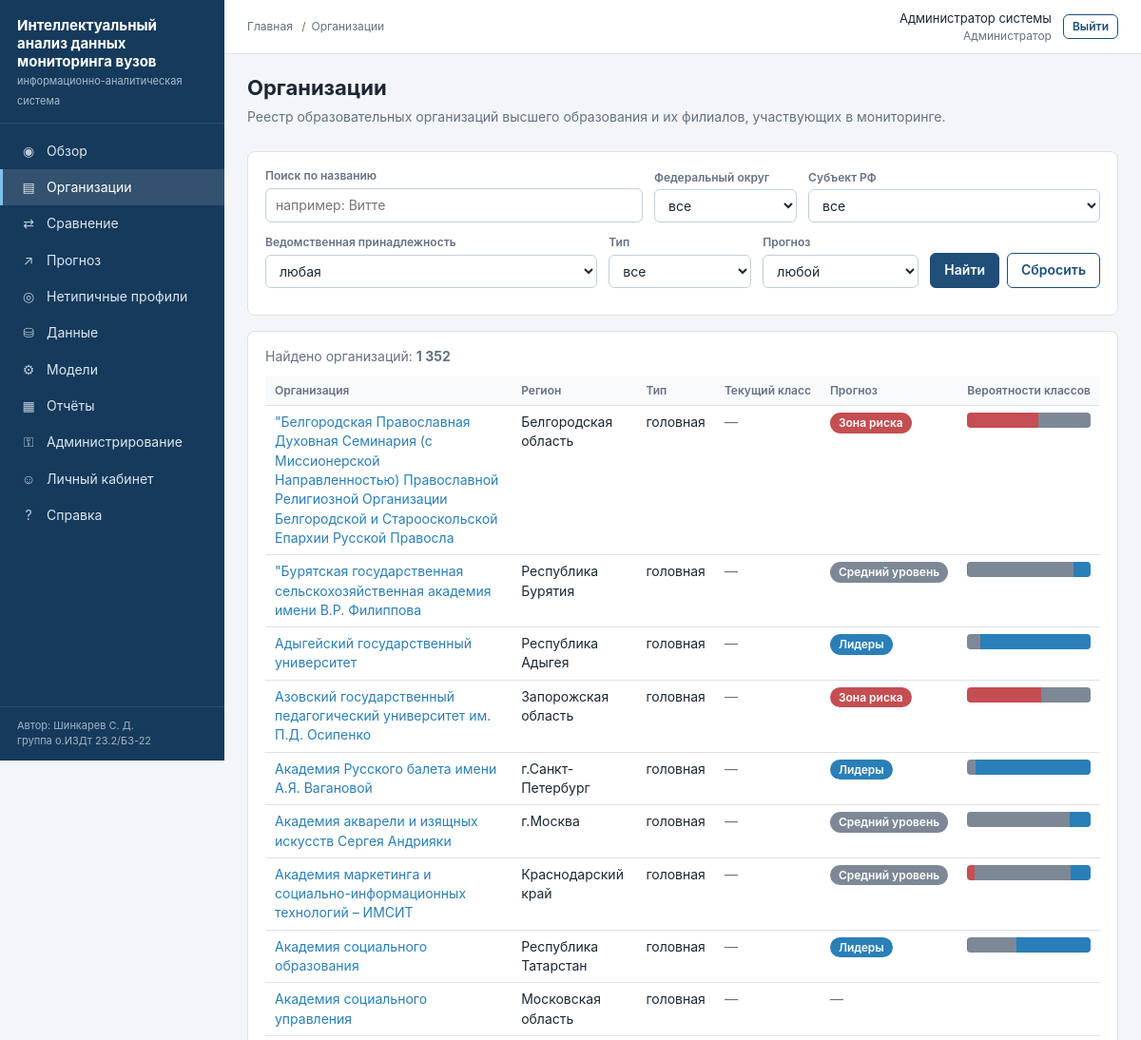
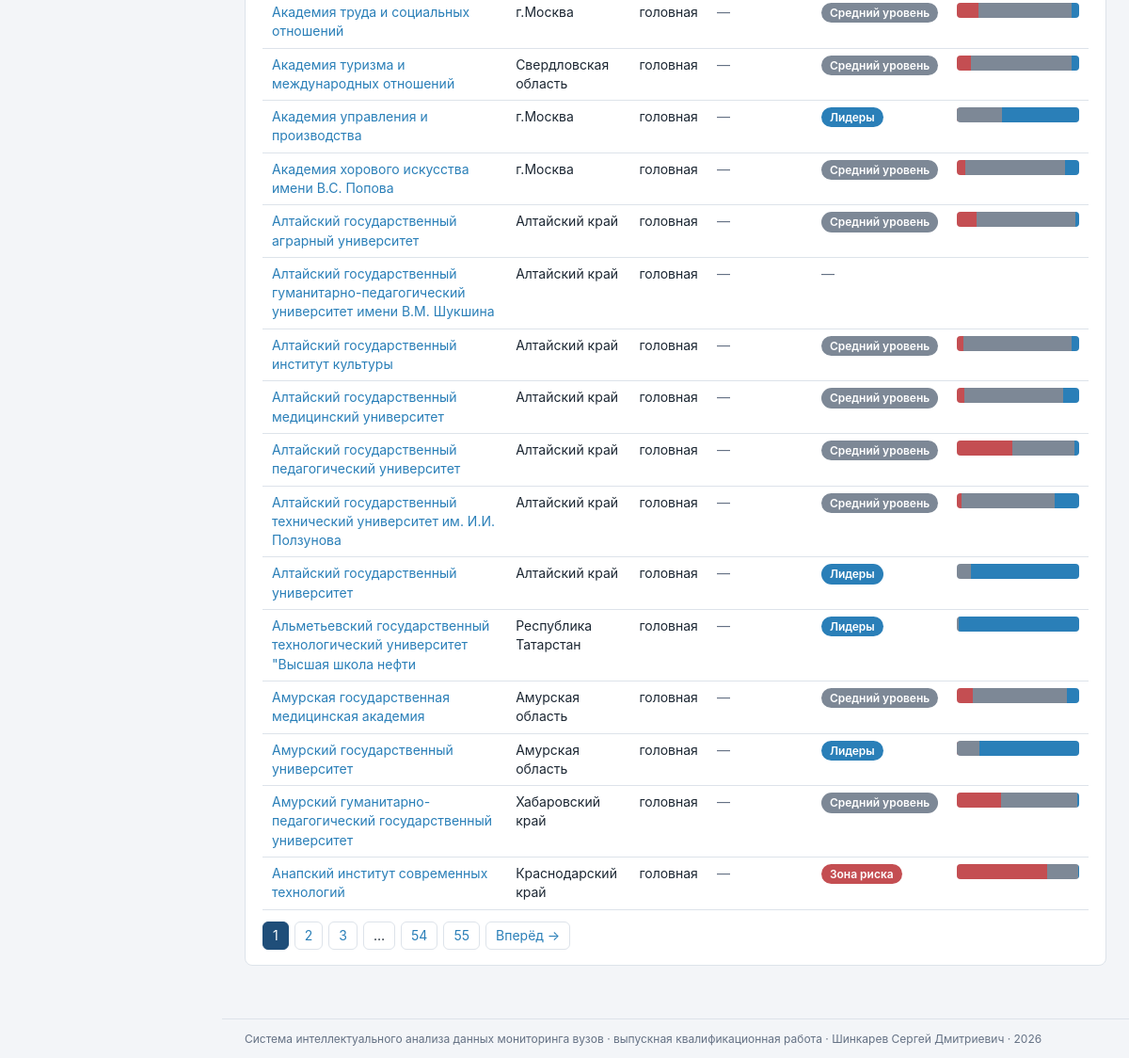
/universities (signed in), run on the app's committed database (2 pictures, top to bottom).
### vuzmon/db/models.py (models this page shows)
class Base(DeclarativeBase):
    """Общий базовый класс всех таблиц."""

class User(Base):
    __tablename__ = "users"
    id: Mapped[int] = mapped_column(Integer, primary_key=True)
    login: Mapped[str] = mapped_column(String(64), unique=True)
    password_hash: Mapped[str] = mapped_column(String(255))          # пароль хранится только в виде хеша
    full_name: Mapped[str] = mapped_column(String(128), default="")
    email: Mapped[str] = mapped_column(String(128), default="")
    position: Mapped[str] = mapped_column(String(128), default="")   # должность
    role_id: Mapped[int] = mapped_column(ForeignKey("roles.id"))
    is_active: Mapped[bool] = mapped_column(Boolean, default=True)
    created_at: Mapped[datetime] = mapped_column(DateTime, default=datetime.now)
    last_login_at: Mapped[datetime] = mapped_column(DateTime, nullable=True)
    role: Mapped[Role] = relationship(back_populates="users")

class Role(Base):
    __tablename__ = "roles"
    id: Mapped[int] = mapped_column(Integer, primary_key=True)
    code: Mapped[str] = mapped_column(String(32), unique=True)       # admin / analyst / viewer
    title: Mapped[str] = mapped_column(String(64))                   # название на русском
    description: Mapped[str] = mapped_column(String(255), default="")
    users: Mapped[list["User"]] = relationship(back_populates="role")

class University(Base):
    __tablename__ = "universities"
    id: Mapped[int] = mapped_column(Integer, primary_key=True)       # код организации на сайте мониторинга
    name: Mapped[str] = mapped_column(String(512), index=True)
    short_name: Mapped[str] = mapped_column(String(255), default="")
    search_name: Mapped[str] = mapped_column(String(800), default="")
    is_branch: Mapped[bool] = mapped_column(Boolean, default=False)
    head_id: Mapped[int] = mapped_column(Integer, nullable=True)      # головная организация (для филиалов)
    region_id: Mapped[int] = mapped_column(ForeignKey("regions.id"))
    founder_group_id: Mapped[int] = mapped_column(ForeignKey("founder_groups.id"), nullable=True)
    city: Mapped[str] = mapped_column(String(128), default="")
    address: Mapped[str] = mapped_column(String(512), default="")
    website: Mapped[str] = mapped_column(String(255), default="")
    specifics: Mapped[str] = mapped_column(String(255), default="")  # отраслевая специфика
    longitude: Mapped[float] = mapped_column(Float, nullable=True)
    latitude: Mapped[float] = mapped_column(Float, nullable=True)
    last_year: Mapped[int] = mapped_column(Integer, default=0)        # последний год участия в мониторинге
    region: Mapped[Region] = relationship(back_populates="universities")
    founder_group: Mapped[FounderGroup] = relationship(back_populates="universities")
    values: Mapped[list["IndicatorValue"]] = relationship(back_populates="university")
    notes: Mapped[list["AnalystNote"]] = relationship(back_populates="university")

class Region(Base):
    __tablename__ = "regions"
    id: Mapped[int] = mapped_column(Integer, primary_key=True)
    name: Mapped[str] = mapped_column(String(128))
    district_id: Mapped[int] = mapped_column(ForeignKey("federal_districts.id"))
    district: Mapped[FederalDistrict] = relationship(back_populates="regions")
    universities: Mapped[list["University"]] = relationship(back_populates="region")

### webapp/views_main.py (the view)
@bp.route("/universities")
@security.login_required
def universities():
    db = get_session()
    args = request.args
    query = select(University).join(Region, Region.id == University.region_id)
    search = args.get("q", "").strip()
    if search:
        query = query.where(queries.name_filter(search))
    if args.get("region", "").isdigit():
        query = query.where(University.region_id == int(args["region"]))
    if args.get("district", "").isdigit():
        query = query.where(Region.district_id == int(args["district"]))
    if args.get("founder", "").isdigit():
        query = query.where(University.founder_group_id == int(args["founder"]))
    if args.get("kind") in ("head", "branch"):
        query = query.where(University.is_branch.is_(args["kind"] == "branch"))
    predictions = queries.latest_predictions(db)
    predicted = args.get("predicted", "")
    if predicted in ("0", "1", "2"):
        ids = [inst_id for inst_id, item in predictions.items() if item["predicted_class"] == int(predicted)]
        query = query.where(University.id.in_(ids))
    total = db.scalar(select(func.count()).select_from(query.subquery()))
    size = _page_size(db)
    page = max(1, int(args.get("page", "1")) if args.get("page", "1").isdigit() else 1)
    pages = max(1, (total + size - 1) // size)
    page = min(page, pages)
    rows = db.scalars(query.order_by(University.is_branch, University.short_name)
                      .offset((page - 1) * size).limit(size)).all()
    prepared = _prepared_or_none(db)
    current = queries.current_classes(prepared) if prepared else {}
    filters = {key: value for key, value in args.items() if key != "page" and value}
    return render_template(
        "universities.html", crumbs=[("Организации", None)], rows=rows, total=total, page=page, pages=pages,
        filters=filters, predictions=predictions, current=current,
        regions=db.scalars(select(Region).order_by(Region.name)).all(),
        districts=db.scalars(select(FederalDistrict).order_by(FederalDistrict.name)).all(),
        founders=db.scalars(select(FounderGroup).order_by(FounderGroup.name)).all())

### vuzmon/db/session.py (called while the page is built)
def get_session_factory(url: str = None):
    global _session_factory
    if _session_factory is None or url is not None:
        _session_factory = scoped_session(sessionmaker(bind=get_engine(url), expire_on_commit=False))
    return _session_factory

def get_session():
    return get_session_factory()()

def get_setting(session, key: str, default: str = "") -> str:
    setting = session.get(Setting, key)
    return setting.value if setting is not None and setting.value != "" else default

### webapp/__init__.py (called while the page is built)
def active_menu(endpoint: str) -> str:
    endpoints = [item[0] for item in MENU]
    if endpoint in endpoints:
        return endpoint
    if endpoint in MENU_PARENTS:
        return MENU_PARENTS[endpoint]
    blueprint = endpoint.split(".")[0]
    return next((item for item in endpoints if item.split(".")[0] == blueprint), "")

def format_number(value, digits: int = 2) -> str:
    if value is None or value != value:   # None или NaN
        return "—"
    if isinstance(value, float) and not value.is_integer():
        text = f"{value:,.{digits}f}"
    else:
        text = f"{int(value):,}"
    return text.replace(",", " ").replace(".", ",")

### webapp/security.py (called while the page is built)
def current_user():
    if "user" not in g:
        user_id = session.get("user_id")
        user = get_session().get(User, user_id) if user_id else None
        g.user = user if user is not None and user.is_active else None
    return g.user

def login_required(view):
    @wraps(view)
    def wrapper(*args, **kwargs):
        if current_user() is None:
            flash("Для продолжения работы войдите в систему.", "warning")
            return redirect(url_for("auth.login", next=request.path))
        return view(*args, **kwargs)
    return wrapper

def csrf_token() -> str:
    if "_csrf" not in session:
        session["_csrf"] = secrets.token_hex(16)
    return session["_csrf"]

def check_csrf() -> None:
    if request.method in ("POST", "PUT", "DELETE"):
        sent = request.form.get("_csrf") or request.headers.get("X-CSRF-Token", "")
        if not sent or not secrets.compare_digest(sent, session.get("_csrf", "")):
            abort(400, description="Форма устарела. Обновите страницу и повторите действие.")

### webapp/services/store.py (called while the page is built)
def resolve(location: str) -> Path:
    path = Path(location)
    return path if path.is_absolute() else config.BASE_DIR / path

def dataset_is_complete(location: str) -> bool:
    directory = resolve(location)
    return all((directory / name).exists() for name in DATASET_FILES.values())

### webapp/templates/universities.html (shortened to what this page needs)
{% extends "base.html" %}
{% from "_macros.html" import class_badge, proba_bar, pager with context %}
{% block content %}
<div class="page-head">
  <div>
    <h1>Организации</h1>
    <p class="lead">Реестр образовательных организаций высшего образования и их филиалов, участвующих в мониторинге.</p>
  </div>
</div>
<div class="card">
  <form method="get">
    <div class="form-row">
      <div class="field wide"><label for="q">Поиск по названию</label>
        <input type="search" id="q" name="q" value="{{ filters.get('q', '') }}" placeholder="например: Витте"></div>
      <div class="field"><label for="district">Федеральный округ</label>
        <select id="district" name="district"><option value="">все</option>
          {% for row in districts %}<option value="{{ row.id }}" {{ 'selected' if filters.get('district') == row.id|string }}>{{ row.name }}</option>{% endfor %}</select></div>
      <div class="field"><label for="region">Субъект РФ</label>
        <select id="region" name="region"><option value="">все</option>
          {% for row in regions %}<option value="{{ row.id }}" {{ 'selected' if filters.get('region') == row.id|string }}>{{ row.name }}</option>{% endfor %}</select></div>
    </div>
    <div class="form-row">
      <div class="field wide"><label for="founder">Ведомственная принадлежность</label>
        <select id="founder" name="founder"><option value="">любая</option>
          {% for row in founders %}<option value="{{ row.id }}" {{ 'selected' if filters.get('founder') == row.id|string }}>{{ row.name }}</option>{% endfor %}</select></div>
      <div class="field"><label for="kind">Тип</label>
        <select id="kind" name="kind"><option value="">все</option>
          <option value="branch" {{ 'selected' if filters.get('kind') == 'branch' }}>филиалы</option></select></div>
      <div class="field"><label for="predicted">Прогноз</label>
        <select id="predicted" name="predicted"><option value="">любой</option>
          {% for name in class_names %}<option value="{{ loop.index0 }}" {{ 'selected' if filters.get('predicted') == loop.index0|string }}>{{ name }}</option>{% endfor %}</select></div>
      <div class="actions"><button class="btn" type="submit">Найти</button>
        <a class="btn secondary" href="{{ url_for('main.universities') }}">Сбросить</a></div>
    </div>
  </form>
</div>
<div class="card">
  <p class="muted">Найдено организаций: <b>{{ total|num }}</b></p>
  <div class="table-wrap"><table class="data">
    <tr><th>Организация</th><th>Регион</th><th>Тип</th><th>Текущий класс</th><th>Прогноз</th><th>Вероятности классов</th></tr>
    {% for row in rows %}
    {% set prediction = predictions.get(row.id) %}
    <tr>
      <td><a href="{{ url_for('main.university', university_id=row.id) }}">{{ row.short_name }}</a></td>
      <td>{{ row.region.name }}</td>
      <td>{{ 'филиал' if row.is_branch else 'головная' }}</td>
      <td>{{ class_badge(current.get(row.id)) }}</td>
      <td>{% if prediction %}{{ class_badge(prediction.predicted_class) }}{% else %}<span class="muted">—</span>{% endif %}</td>
      <td>{% if prediction %}{{ proba_bar(prediction.probabilities) }}{% endif %}</td>
    </tr>
    {% else %}<tr><td colspan="6" class="muted">По заданным условиям ничего не найдено.</td></tr>{% endfor %}
  </table></div>
  {{ pager('main.universities', page, pages, filters) }}
</div>
{% endblock %}

### webapp/templates/base.html (shortened to what this page needs)
<!DOCTYPE html>
<html lang="ru">
<head>
  <link rel="stylesheet" href="{{ url_for('static', filename='css/app.css') }}">
</head>
<body>
<div class="layout">
  <aside class="sidebar" id="sidebar">
    <div class="brand">
      <b>Интеллектуальный анализ данных мониторинга вузов</b>
      <span>информационно-аналитическая система</span>
    </div>
    <ul class="menu">
      {% for endpoint, title, icon in menu %}
      <li><a href="{{ url_for(endpoint) }}"
             class="{{ 'active' if active_menu == endpoint else '' }}">
        <span class="icon">{{ icon }}</span>{{ title }}</a></li>
      {% endfor %}
    </ul>
    <div class="sidebar-footer">Автор: Шинкарев С. Д.<br>группа о.ИЗДт 23.2/Б3-22</div>
  </aside>
  <div class="main">
    <header class="topbar">
      <nav class="crumbs" aria-label="Навигационная цепочка">
        <a href="{{ url_for('main.dashboard') }}">Главная</a>
        {% for text, link in crumbs or [] %}
          <span class="sep">/</span>{% if link %}<a href="{{ link }}">{{ text }}</a>{% else %}<span>{{ text }}</span>{% endif %}
        {% endfor %}
      </nav>
      <div class="userbox">
        <div class="right">
          <div>{{ user.full_name or user.login }}</div>
          <div class="role">{{ user.role.title }}</div>
        </div>
        <form method="post" action="{{ url_for('auth.logout') }}" class="inline">
          <button class="btn secondary small" type="submit">Выйти</button>
        </form>
      </div>
    </header>
    <main class="content">
      {% block content %}{% endblock %}
    </main>
    <footer class="footer">
      Система интеллектуального анализа данных мониторинга вузов · выпускная квалификационная работа ·
      Шинкарев Сергей Дмитриевич · {{ now.year }}
    </footer>
  </div>
</div>
</body>
</html>

### webapp/templates/_macros.html (shortened to what this page needs)
{% macro class_badge(value) -%}
  {%- if value is none -%}<span class="muted">—</span>
  {%- else -%}<span class="badge c{{ value }}">{{ class_names[value] }}</span>{%- endif -%}
{%- endmacro %}
{% macro proba_bar(probabilities) -%}
  <div class="bar" title="{% for p in probabilities %}{{ class_names[loop.index0] }}: {{ (p * 100)|round(1) }} %{% if not loop.last %}; {% endif %}{% endfor %}">
    {%- for p in probabilities %}<i class="c{{ loop.index0 }}" style="width: {{ (p * 100)|round(1) }}%"></i>{% endfor -%}
  </div>
{%- endmacro %}
{% macro pager(endpoint, page, pages, params) -%}
  {% if pages > 1 %}
  <div class="pager">
    {% for number in range(1, pages + 1) %}
      {% if number == page %}<span class="current">{{ number }}</span>
      {% elif number <= 2 or number > pages - 2 or (number - page)|abs <= 2 %}<a href="{{ url_for(endpoint, page=number, **params) }}">{{ number }}</a>
      {% elif number == 3 or number == pages - 2 %}<span>…</span>{% endif %}
    {% endfor %}
    {% if page < pages %}<a href="{{ url_for(endpoint, page=page + 1, **params) }}">Вперёд →</a>{% endif %}
  </div>
  {% endif %}
{%- endmacro %}

### data on the page
User: full_name "Администратор системы"
Role: role "Администратор"
University: short_name "\"Белгородская Православная Духовная Семинария (с Миссионерской Направленностью) Православной Религиозной Организации Белгородской и Старооскольской Епархии Русской Правосла", region.name "Белгородская область", is_branch "головная", class_names "Зона риска", {{ (p * 100)|round(1) }} 57.9 (drawn), {{ (p * 100)|round(1) }} 42.0 (drawn)
University: short_name "\"Бурятская государственная сельскохозяйственная академия имени В.Р. Филиппова", region.name "Республика Бурятия", is_branch "головная", class_names "Средний уровень", {{ (p * 100)|round(1) }} 85.5 (drawn), {{ (p * 100)|round(1) }} 14.1 (drawn)
University: short_name "Адыгейский государственный университет", region.name "Республика Адыгея", is_branch "головная", class_names "Лидеры", {{ (p * 100)|round(1) }} 89.6 (drawn)
University: short_name "Азовский государственный педагогический университет им. П.Д. Осипенко", region.name "Запорожская область", is_branch "головная", class_names "Зона риска", {{ (p * 100)|round(1) }} 60.2 (drawn), {{ (p * 100)|round(1) }} 39.6 (drawn)
University: short_name "Академия Русского балета имени А.Я. Вагановой", region.name "г.Санкт-Петербург", is_branch "головная", class_names "Лидеры", {{ (p * 100)|round(1) }} 6.6 (drawn), {{ (p * 100)|round(1) }} 93.4 (drawn)
University: short_name "Академия акварели и изящных искусств Сергея Андрияки", region.name "г.Москва", is_branch "головная", class_names "Средний уровень", {{ (p * 100)|round(1) }} 83.0 (drawn), {{ (p * 100)|round(1) }} 17.0 (drawn)
University: short_name "Академия маркетинга и социально-информационных технологий – ИМСИТ", region.name "Краснодарский край", is_branch "головная", class_names "Средний уровень", {{ (p * 100)|round(1) }} 6.1 (drawn), {{ (p * 100)|round(1) }} 78.1 (drawn), {{ (p * 100)|round(1) }} 15.8 (drawn)
University: short_name "Академия социального образования", region.name "Республика Татарстан", is_branch "головная", class_names "Лидеры", {{ (p * 100)|round(1) }} 39.4 (drawn), {{ (p * 100)|round(1) }} 60.0 (drawn)
University: short_name "Академия социального управления", region.name "Московская область", is_branch "головная"
University: short_name "Академия труда и социальных отношений", region.name "г.Москва", is_branch "головная", class_names "Средний уровень", {{ (p * 100)|round(1) }} 17.4 (drawn), {{ (p * 100)|round(1) }} 76.7 (drawn), {{ (p * 100)|round(1) }} 5.9 (drawn)
University: short_name "Академия туризма и международных отношений", region.name "Свердловская область", is_branch "головная", class_names "Средний уровень", {{ (p * 100)|round(1) }} 11.5 (drawn), {{ (p * 100)|round(1) }} 82.4 (drawn), {{ (p * 100)|round(1) }} 6.1 (drawn)
University: short_name "Академия управления и производства", region.name "г.Москва", is_branch "головная", class_names "Лидеры", {{ (p * 100)|round(1) }} 36.8 (drawn), {{ (p * 100)|round(1) }} 63.0 (drawn)
University: short_name "Академия хорового искусства имени В.С. Попова", region.name "г.Москва", is_branch "головная", class_names "Средний уровень", {{ (p * 100)|round(1) }} 6.7 (drawn), {{ (p * 100)|round(1) }} 81.9 (drawn), {{ (p * 100)|round(1) }} 11.4 (drawn)
University: short_name "Алтайский государственный аграрный университет", region.name "Алтайский край", is_branch "головная", class_names "Средний уровень", {{ (p * 100)|round(1) }} 15.9 (drawn), {{ (p * 100)|round(1) }} 81.1 (drawn), {{ (p * 100)|round(1) }} 3.1 (drawn)
University: short_name "Алтайский государственный гуманитарно-педагогический университет имени В.М. Шукшина", region.name "Алтайский край", is_branch "головная"
University: short_name "Алтайский государственный институт культуры", region.name "Алтайский край", is_branch "головная", class_names "Средний уровень", {{ (p * 100)|round(1) }} 4.9 (drawn), {{ (p * 100)|round(1) }} 88.6 (drawn), {{ (p * 100)|round(1) }} 6.5 (drawn)
University: short_name "Алтайский государственный медицинский университет", region.name "Алтайский край", is_branch "головная", class_names "Средний уровень", {{ (p * 100)|round(1) }} 5.7 (drawn), {{ (p * 100)|round(1) }} 81.1 (drawn), {{ (p * 100)|round(1) }} 13.2 (drawn)
University: short_name "Алтайский государственный педагогический университет", region.name "Алтайский край", is_branch "головная", class_names "Средний уровень", {{ (p * 100)|round(1) }} 45.5 (drawn), {{ (p * 100)|round(1) }} 50.7 (drawn), {{ (p * 100)|round(1) }} 3.8 (drawn)
University: short_name "Алтайский государственный технический университет им. И.И. Ползунова", region.name "Алтайский край", is_branch "головная", class_names "Средний уровень", {{ (p * 100)|round(1) }} 3.4 (drawn), {{ (p * 100)|round(1) }} 76.8 (drawn), {{ (p * 100)|round(1) }} 19.8 (drawn)
University: short_name "Алтайский государственный университет", region.name "Алтайский край", is_branch "головная", class_names "Лидеры", {{ (p * 100)|round(1) }} 88.5 (drawn)
University: short_name "Альметьевский государственный технологический университет \"Высшая школа нефти", region.name "Республика Татарстан", is_branch "головная", class_names "Лидеры", {{ (p * 100)|round(1) }} 98.9 (drawn)
University: short_name "Амурская государственная медицинская академия", region.name "Амурская область", is_branch "головная", class_names "Средний уровень", {{ (p * 100)|round(1) }} 12.7 (drawn), {{ (p * 100)|round(1) }} 77.4 (drawn), {{ (p * 100)|round(1) }} 9.9 (drawn)
University: short_name "Амурский государственный университет", region.name "Амурская область", is_branch "головная", class_names "Лидеры", {{ (p * 100)|round(1) }} 81.6 (drawn)
University: short_name "Амурский гуманитарно-педагогический государственный университет", region.name "Хабаровский край", is_branch "головная", class_names "Средний уровень", {{ (p * 100)|round(1) }} 36.4 (drawn), {{ (p * 100)|round(1) }} 62.3 (drawn)
University: short_name "Анапский институт современных технологий", region.name "Краснодарский край", is_branch "головная", class_names "Зона риска", {{ (p * 100)|round(1) }} 73.6 (drawn), {{ (p * 100)|round(1) }} 25.8 (drawn)

### other printed values
{{ icon }} "◉" "▤" "⇄" "↗" "◎" "⛁" "⚙" "▦" "⚿" "☺" "?"
{{ title }} "Обзор" "Организации" "Сравнение" "Прогноз" "Нетипичные профили" "Данные" "Модели" "Отчёты" "Администрирование" "Личный кабинет" "Справка"
{{ text }} "Организации"
{{ total|num }} "1 352"
{{ number }} "1"
{{ number }} "2" "3" "54" "55"
